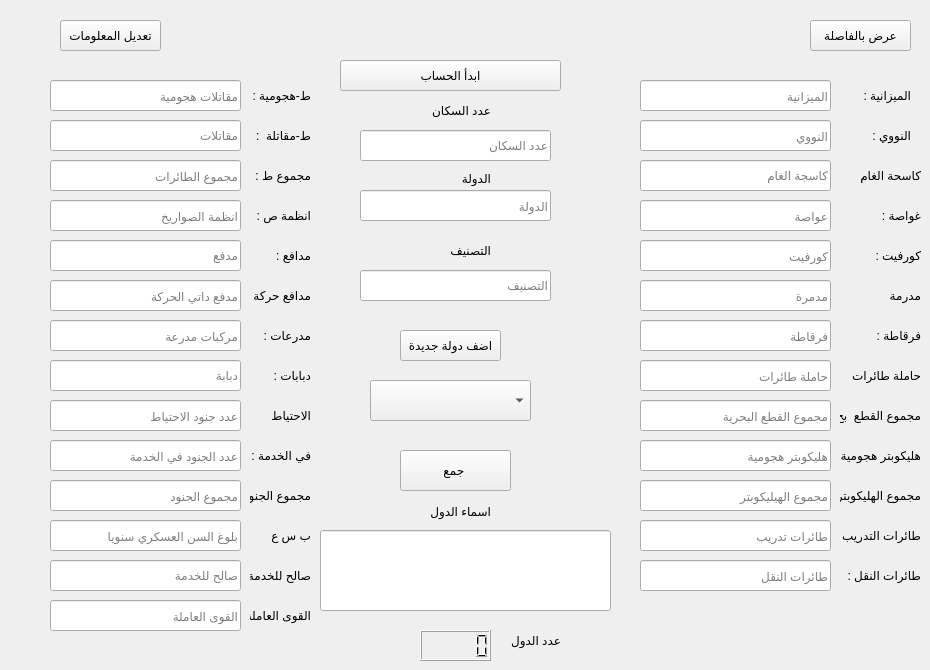
  <widget class="QWidget" name="centralwidget">
   <widget class="QLineEdit" name="line2">
    <property name="geometry">
     <rect>
      <x>640</x>
      <y>120</y>
      <width>191</width>
      <height>31</height>
     </rect>
    </property>
    <property name="placeholderText">
     <string>النووي</string>
    </property>
   </widget>
   <widget class="QLineEdit" name="line4">
    <property name="geometry">
     <rect>
      <x>640</x>
      <y>200</y>
      <width>191</width>
      <height>31</height>
     </rect>
    </property>
    <property name="placeholderText">
     <string>عواصة</string>
    </property>
   </widget>
   <widget class="QLineEdit" name="line3">
    <property name="geometry">
     <rect>
      <x>640</x>
      <y>160</y>
      <width>191</width>
      <height>31</height>
     </rect>
    </property>
    <property name="placeholderText">
     <string>كاسجة الغام</string>
    </property>
   </widget>
   <widget class="QLineEdit" name="line1">
    <property name="geometry">
     <rect>
      <x>640</x>
      <y>80</y>
      <width>191</width>
      <height>31</height>
     </rect>
    </property>
    <property name="placeholderText">
     <string>الميزانية</string>
    </property>
   </widget>
   <widget class="QLineEdit" name="line29">
    <property name="geometry">
     <rect>
      <x>360</x>
      <y>130</y>
      <width>191</width>
      <height>31</height>
     </rect>
    </property>
    <property name="placeholderText">
     <string>عدد السكان</string>
    </property>
   </widget>
   <widget class="QLineEdit" name="line25">
    <property name="geometry">
     <rect>
      <x>50</x>
      <y>520</y>
      <width>191</width>
      <height>31</height>
     </rect>
    </property>
    <property name="placeholderText">
     <string>بلوغ السن العسكري سنويا</string>
    </property>
   </widget>
   <widget class="QLineEdit" name="line14">
    <property name="geometry">
     <rect>
      <x>50</x>
      <y>80</y>
      <width>191</width>
      <height>31</height>
     </rect>
    </property>
    <property name="placeholderText">
     <string>مقاتلات هجومية</string>
    </property>
   </widget>
   <widget class="QLineEdit" name="line24">
    <property name="geometry">
     <rect>
      <x>50</x>
      <y>480</y>
      <width>191</width>
      <height>31</height>
     </rect>
    </property>
    <property name="placeholderText">
     <string>مجموع الجنود</string>
    </property>
   </widget>
   <widget class="QLineEdit" name="line23">
    <property name="geometry">
     <rect>
      <x>50</x>
      <y>440</y>
      <width>191</width>
      <height>31</height>
     </rect>
    </property>
    <property name="placeholderText">
     <string>عدد الجنود في الخدمة</string>
    </property>
   </widget>
   <widget class="QLineEdit" name="line22">
    <property name="geometry">
     <rect>
      <x>50</x>
      <y>400</y>
      <width>191</width>
      <height>31</height>
     </rect>
    </property>
    <property name="placeholderText">
     <string>عدد جنود الاحتياط</string>
    </property>
   </widget>
   <widget class="QLineEdit" name="line15">
    <property name="geometry">
     <rect>
      <x>50</x>
      <y>120</y>
      <width>191</width>
      <height>31</height>
     </rect>
    </property>
    <property name="placeholderText">
     <string>مقاتلات</string>
    </property>
   </widget>
   <widget class="QLineEdit" name="line16">
    <property name="geometry">
     <rect>
      <x>50</x>
      <y>160</y>
      <width>191</width>
      <height>31</height>
     </rect>
    </property>
    <property name="placeholderText">
     <string>مجموع الطائرات</string>
    </property>
   </widget>
   <widget class="QLineEdit" name="line18">
    <property name="geometry">
     <rect>
      <x>50</x>
      <y>240</y>
      <width>191</width>
      <height>31</height>
     </rect>
    </property>
    <property name="placeholderText">
     <string>مدفع </string>
    </property>
   </widget>
   <widget class="QLineEdit" name="line20">
    <property name="geometry">
     <rect>
      <x>50</x>
      <y>320</y>
      <width>191</width>
      <height>31</height>
     </rect>
    </property>
    <property name="placeholderText">
     <string>مركبات مدرعة</string>
    </property>
   </widget>
   <widget class="QLineEdit" name="line19">
    <property name="geometry">
     <rect>
      <x>50</x>
      <y>280</y>
      <width>191</width>
      <height>31</height>
     </rect>
    </property>
    <property name="placeholderText">
     <string>مدفع داتي الحركة</string>
    </property>
   </widget>
   <widget class="QLineEdit" name="line21">
    <property name="geometry">
     <rect>
      <x>50</x>
      <y>360</y>
      <width>191</width>
      <height>31</height>
     </rect>
    </property>
    <property name="placeholderText">
     <string>دبابة</string>
    </property>
   </widget>
   <widget class="QLineEdit" name="line17">
    <property name="geometry">
     <rect>
      <x>50</x>
      <y>200</y>
      <width>191</width>
      <height>31</height>
     </rect>
    </property>
    <property name="placeholderText">
     <string>انظمة الصواريخ</string>
    </property>
   </widget>
   <widget class="QLineEdit" name="line11">
    <property name="geometry">
     <rect>
      <x>640</x>
      <y>480</y>
      <width>191</width>
      <height>31</height>
     </rect>
    </property>
    <property name="placeholderText">
     <string>مجموع الهيليكوبتر</string>
    </property>
   </widget>
   <widget class="QLineEdit" name="line9">
    <property name="geometry">
     <rect>
      <x>640</x>
      <y>400</y>
      <width>191</width>
      <height>31</height>
     </rect>
    </property>
    <property name="placeholderText">
     <string>مجموع القطع البحرية</string>
    </property>
   </widget>
   <widget class="QLineEdit" name="line6">
    <property name="geometry">
     <rect>
      <x>640</x>
      <y>280</y>
      <width>191</width>
      <height>31</height>
     </rect>
    </property>
    <property name="placeholderText">
     <string>مدمرة</string>
    </property>
   </widget>
   <widget class="QLineEdit" name="line13">
    <property name="geometry">
     <rect>
      <x>640</x>
      <y>560</y>
      <width>191</width>
      <height>31</height>
     </rect>
    </property>
    <property name="placeholderText">
     <string>طائرات النقل</string>
    </property>
   </widget>
   <widget class="QLineEdit" name="line26">
    <property name="geometry">
     <rect>
      <x>50</x>
      <y>560</y>
      <width>191</width>
      <height>31</height>
     </rect>
    </property>
    <property name="placeholderText">
     <string>صالح للخدمة</string>
    </property>
   </widget>
   <widget class="QLineEdit" name="line12">
    <property name="geometry">
     <rect>
      <x>640</x>
      <y>520</y>
      <width>191</width>
      <height>31</height>
     </rect>
    </property>
    <property name="placeholderText">
     <string>طائرات تدريب</string>
    </property>
   </widget>
   <widget class="QLineEdit" name="line8">
    <property name="geometry">
     <rect>
      <x>640</x>
      <y>360</y>
      <width>191</width>
      <height>31</height>
     </rect>
    </property>
    <property name="placeholderText">
     <string>حاملة طائرات</string>
    </property>
   </widget>
   <widget class="QLineEdit" name="line10">
    <property name="geometry">
     <rect>
      <x>640</x>
      <y>440</y>
      <width>191</width>
      <height>31</height>
     </rect>
    </property>
    <property name="placeholderText">
     <string>هليكوبتر هجومية</string>
    </property>
   </widget>
   <widget class="QLineEdit" name="line7">
    <property name="geometry">
     <rect>
      <x>640</x>
      <y>320</y>
      <width>191</width>
      <height>31</height>
     </rect>
    </property>
    <property name="placeholderText">
     <string>فرقاطة</string>
    </property>
   </widget>
   <widget class="QLineEdit" name="line5">
    <property name="geometry">
     <rect>
      <x>640</x>
      <y>240</y>
      <width>191</width>
      <height>31</height>
     </rect>
    </property>
    <property name="placeholderText">
     <string>كورفيت</string>
    </property>
   </widget>
   <widget class="QLineEdit" name="line30">
    <property name="geometry">
     <rect>
      <x>360</x>
      <y>190</y>
      <width>191</width>
      <height>31</height>
     </rect>
    </property>
    <property name="placeholderText">
     <string>الدولة</string>
    </property>
   </widget>
   <widget class="QPushButton" name="pushButton">
    <property name="geometry">
     <rect>
      <x>400</x>
      <y>330</y>
      <width>101</width>
      <height>31</height>
     </rect>
    </property>
    <property name="text">
     <string>اضف دولة جديدة</string>
    </property>
   </widget>
   <widget class="QLineEdit" name="line27">
    <property name="geometry">
     <rect>
      <x>50</x>
      <y>600</y>
      <width>191</width>
      <height>31</height>
     </rect>
    </property>
    <property name="placeholderText">
     <string>القوى العاملة</string>
    </property>
   </widget>
   <widget class="QComboBox" name="comboBox">
    <property name="geometry">
     <rect>
      <x>370</x>
      <y>380</y>
      <width>161</width>
      <height>41</height>
     </rect>
    </property>
    <property name="layoutDirection">
     <enum>Qt::LeftToRight</enum>
    </property>
   </widget>
   <widget class="QPushButton" name="pushButton_3">
    <property name="geometry">
     <rect>
      <x>400</x>
      <y>450</y>
      <width>111</width>
      <height>41</height>
     </rect>
    </property>
    <property name="text">
     <string>جمع </string>
    </property>
   </widget>
   <widget class="QLineEdit" name="lineEdit">
    <property name="geometry">
     <rect>
      <x>320</x>
      <y>530</y>
      <width>291</width>
      <height>81</height>
     </rect>
    </property>
    <property name="font">
     <font>
      <pointsize>12</pointsize>
     </font>
    </property>
   </widget>
   <widget class="QPushButton" name="pushButton_4">
    <property name="geometry">
     <rect>
      <x>340</x>
      <y>60</y>
      <width>221</width>
      <height>31</height>
     </rect>
    </property>
    <property name="text">
     <string>ابدأ الحساب</string>
    </property>
   </widget>
   <widget class="QLabel" name="label">
    <property name="geometry">
     <rect>
      <x>850</x>
      <y>80</y>
      <width>61</width>
      <height>31</height>
     </rect>
    </property>
    <property name="text">
     <string>الميزانية : </string>
    </property>
   </widget>
   <widget class="QLabel" name="label_2">
    <property name="geometry">
     <rect>
      <x>840</x>
      <y>160</y>
      <width>81</width>
      <height>31</height>
     </rect>
    </property>
    <property name="text">
     <string>كاسحة الغام</string>
    </property>
   </widget>
   <widget class="QLabel" name="label_3">
    <property name="geometry">
     <rect>
      <x>840</x>
      <y>120</y>
      <width>71</width>
      <height>31</height>
     </rect>
    </property>
    <property name="text">
     <string>النووي : </string>
    </property>
   </widget>
   <widget class="QLabel" name="label_4">
    <property name="geometry">
     <rect>
      <x>840</x>
      <y>400</y>
      <width>81</width>
      <height>31</height>
     </rect>
    </property>
    <property name="text">
     <string>مجموع القطع  بح : </string>
    </property>
   </widget>
   <widget class="QLabel" name="label_5">
    <property name="geometry">
     <rect>
      <x>850</x>
      <y>360</y>
      <width>71</width>
      <height>31</height>
     </rect>
    </property>
    <property name="text">
     <string>حاملة طائرات : </string>
    </property>
   </widget>
   <widget class="QLabel" name="label_6">
    <property name="geometry">
     <rect>
      <x>850</x>
      <y>320</y>
      <width>71</width>
      <height>31</height>
     </rect>
    </property>
    <property name="text">
     <string>فرقاطة :</string>
    </property>
   </widget>
   <widget class="QLabel" name="label_7">
    <property name="geometry">
     <rect>
      <x>850</x>
      <y>280</y>
      <width>71</width>
      <height>31</height>
     </rect>
    </property>
    <property name="text">
     <string>مدرمة </string>
    </property>
   </widget>
   <widget class="QLabel" name="label_8">
    <property name="geometry">
     <rect>
      <x>850</x>
      <y>240</y>
      <width>71</width>
      <height>31</height>
     </rect>
    </property>
    <property name="text">
     <string>كورفيت : </string>
    </property>
   </widget>
   <widget class="QLabel" name="label_9">
    <property name="geometry">
     <rect>
      <x>850</x>
      <y>200</y>
      <width>71</width>
      <height>31</height>
     </rect>
    </property>
    <property name="text">
     <string>غواصة : </string>
    </property>
   </widget>
   <widget class="QLabel" name="label_10">
    <property name="geometry">
     <rect>
      <x>250</x>
      <y>600</y>
      <width>61</width>
      <height>31</height>
     </rect>
    </property>
    <property name="text">
     <string>القوى العاملة :</string>
    </property>
   </widget>
   <widget class="QLabel" name="label_11">
    <property name="geometry">
     <rect>
      <x>250</x>
      <y>560</y>
      <width>61</width>
      <height>31</height>
     </rect>
    </property>
    <property name="text">
     <string>صالح للخدمة :</string>
    </property>
   </widget>
   <widget class="QLabel" name="label_12">
    <property name="geometry">
     <rect>
      <x>250</x>
      <y>520</y>
      <width>61</width>
      <height>31</height>
     </rect>
    </property>
    <property name="text">
     <string>ب س ع</string>
    </property>
   </widget>
   <widget class="QLabel" name="label_13">
    <property name="geometry">
     <rect>
      <x>250</x>
      <y>480</y>
      <width>61</width>
      <height>31</height>
     </rect>
    </property>
    <property name="text">
     <string>مجموع الجنود :</string>
    </property>
   </widget>
   <widget class="QLabel" name="label_14">
    <property name="geometry">
     <rect>
      <x>250</x>
      <y>440</y>
      <width>61</width>
      <height>31</height>
     </rect>
    </property>
    <property name="text">
     <string>في الخدمة :</string>
    </property>
   </widget>
   <widget class="QLabel" name="label_15">
    <property name="geometry">
     <rect>
      <x>250</x>
      <y>400</y>
      <width>61</width>
      <height>31</height>
     </rect>
    </property>
    <property name="text">
     <string>الاحتياط</string>
    </property>
   </widget>
   <widget class="QLabel" name="label_16">
    <property name="geometry">
     <rect>
      <x>260</x>
      <y>360</y>
      <width>51</width>
      <height>31</height>
     </rect>
    </property>
    <property name="text">
     <string>دبابات : </string>
    </property>
   </widget>
   <widget class="QLabel" name="label_17">
    <property name="geometry">
     <rect>
      <x>250</x>
      <y>320</y>
      <width>61</width>
      <height>31</height>
     </rect>
    </property>
    <property name="text">
     <string>مدرعات :</string>
    </property>
   </widget>
   <widget class="QLabel" name="label_18">
    <property name="geometry">
     <rect>
      <x>250</x>
      <y>280</y>
      <width>61</width>
      <height>31</height>
     </rect>
    </property>
    <property name="text">
     <string>مدافع حركة :</string>
    </property>
   </widget>
   <widget class="QLabel" name="label_19">
    <property name="geometry">
     <rect>
      <x>250</x>
      <y>240</y>
      <width>61</width>
      <height>31</height>
     </rect>
    </property>
    <property name="text">
     <string>مدافع : </string>
    </property>
   </widget>
   <widget class="QLabel" name="label_20">
    <property name="geometry">
     <rect>
      <x>250</x>
      <y>200</y>
      <width>61</width>
      <height>31</height>
     </rect>
    </property>
    <property name="text">
     <string>انظمة ص :</string>
    </property>
   </widget>
   <widget class="QLabel" name="label_21">
    <property name="geometry">
     <rect>
      <x>250</x>
      <y>160</y>
      <width>61</width>
      <height>31</height>
     </rect>
    </property>
    <property name="text">
     <string>مجموع ط :</string>
    </property>
   </widget>
   <widget class="QLabel" name="label_22">
    <property name="geometry">
     <rect>
      <x>250</x>
      <y>120</y>
      <width>61</width>
      <height>31</height>
     </rect>
    </property>
    <property name="text">
     <string>ط-مقاتلة  :</string>
    </property>
   </widget>
   <widget class="QLabel" name="label_23">
    <property name="geometry">
     <rect>
      <x>250</x>
      <y>80</y>
      <width>61</width>
      <height>31</height>
     </rect>
    </property>
    <property name="text">
     <string>ط-هجومية :</string>
    </property>
   </widget>
   <widget class="QLabel" name="label_26">
    <property name="geometry">
     <rect>
      <x>840</x>
      <y>560</y>
      <width>81</width>
      <height>31</height>
     </rect>
    </property>
    <property name="text">
     <string>طائرات النقل :</string>
    </property>
   </widget>
   <widget class="QLabel" name="label_27">
    <property name="geometry">
     <rect>
      <x>840</x>
      <y>520</y>
      <width>81</width>
      <height>31</height>
     </rect>
    </property>
    <property name="text">
     <string>طائرات التدريب</string>
    </property>
   </widget>
   <widget class="QLabel" name="label_28">
    <property name="geometry">
     <rect>
      <x>840</x>
      <y>480</y>
      <width>81</width>
      <height>31</height>
     </rect>
    </property>
    <property name="text">
     <string>مجموع الهليكوبتر : </string>
    </property>
   </widget>
   <widget class="QLabel" name="label_29">
    <property name="geometry">
     <rect>
      <x>840</x>
      <y>440</y>
      <width>81</width>
      <height>31</height>
     </rect>
    </property>
    <property name="text">
     <string>هليكوبتر هجومية : </string>
    </property>
   </widget>
   <widget class="QLabel" name="label_24">
    <property name="geometry">
     <rect>
      <x>390</x>
      <y>100</y>
      <width>101</width>
      <height>21</height>
     </rect>
    </property>
    <property name="text">
     <string>عدد السكان</string>
    </property>
   </widget>
   <widget class="QLabel" name="label_25">
    <property name="geometry">
     <rect>
      <x>390</x>
      <y>170</y>
      <width>101</width>
      <height>16</height>
     </rect>
    </property>
    <property name="text">
     <string>الدولة</string>
    </property>
   </widget>
   <widget class="QLabel" name="label_30">
    <property name="geometry">
     <rect>
      <x>390</x>
      <y>501</y>
      <width>101</width>
      <height>20</height>
     </rect>
    </property>
    <property name="text">
     <string>اسماء الدول</string>
    </property>
   </widget>
   <widget class="QLineEdit" name="line31">
    <property name="geometry">
     <rect>
      <x>360</x>
      <y>270</y>
      <width>191</width>
      <height>31</height>
     </rect>
    </property>
    <property name="placeholderText">
     <string>التصنيف</string>
    </property>
   </widget>
   <widget class="QLabel" name="label_31">
    <property name="geometry">
     <rect>
      <x>390</x>
      <y>240</y>
      <width>101</width>
      <height>21</height>
     </rect>
    </property>
    <property name="text">
     <string>التصنيف</string>
    </property>
   </widget>
   <widget class="QPushButton" name="pushButton_2">
    <property name="geometry">
     <rect>
      <x>810</x>
      <y>20</y>
      <width>101</width>
      <height>31</height>
     </rect>
    </property>
    <property name="text">
     <string>عرض بالفاصلة</string>
    </property>
   </widget>
   <widget class="QPushButton" name="pushButton_5">
    <property name="geometry">
     <rect>
      <x>60</x>
      <y>20</y>
      <width>101</width>
      <height>31</height>
     </rect>
    </property>
    <property name="text">
     <string>تعديل المعلومات</string>
    </property>
   </widget>
   <widget class="QLCDNumber" name="lcdNumber">
    <property name="geometry">
     <rect>
      <x>420</x>
      <y>630</y>
      <width>71</width>
      <height>31</height>
     </rect>
    </property>
   </widget>
   <widget class="QLabel" name="label_32">
    <property name="geometry">
     <rect>
      <x>490</x>
      <y>630</y>
      <width>71</width>
      <height>20</height>
     </rect>
    </property>
    <property name="text">
     <string>عدد الدول</string>
    </property>
   </widget>
  </widget>
